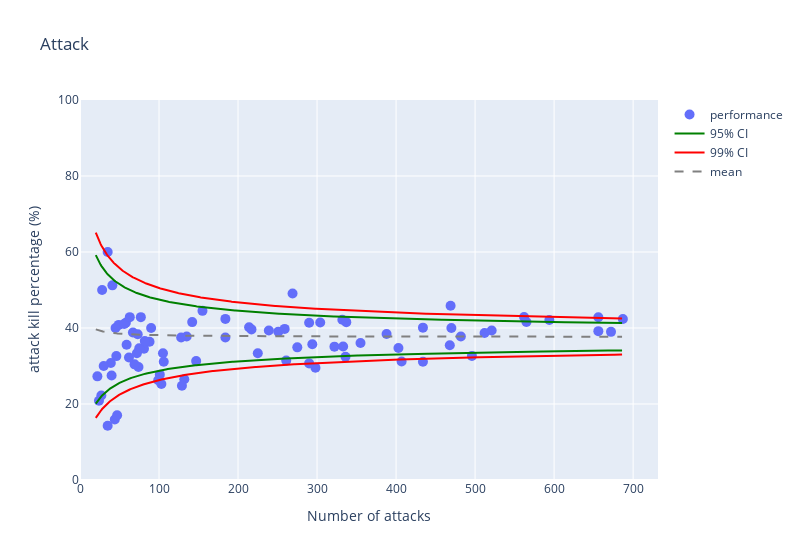

Notebook code cell kept with this figure:
### Code cell
funnel_atk = get_funnel_plot(
    atk_stats,
    "total",
    "Number of attacks",
    "kill",
    "attack kill percentage (%)",
    df_intervals_atk_wilson,
    "Attack",
)
funnel_atk.show()

### Figure 1 — Plotly figure (JSON) as saved in the notebook; plotly's stock layout.template omitted (floating-point values rounded to 4 significant figures; data arrays with more than 128 entries replaced by an {"elided": "..."} marker saying what was removed)
{"data": [{"hovertemplate": "<b>%{text}</b><br>Performance: %{y:.2f}% on %{x:.0f}", "marker": {"size": 10}, "mode": "markers", "name": "performance", "text": ["Alsmeier Lina", "Apinyapong Wilavan", "Aydin Ilkin", "Baladin Hande", "Bartsch-Hackley Michelle", "Blagojevic Jelena", "Bosetti Caterina", "Brens Prisilla Rivera", "Buijs Anne", "Bulaich Daniela", "Busa Bianka", "Chuewulim Sutadta", "Czyrnianska Martyna", "Daalderop Nika", "De La Cruz De Peña Bethania", "D'Odorico Sofia", "Duan Fang", "Ercan Seyma", "Fedorovtseva Arina", "Fedusio Monika", "Poll Jana Franziska", "Geerties Jennifer", "Gilson Helena", "Gorecka Zuzanna", "Guerra Anastasia", "Braga Guimaraes Gabriela", "Guilliams Jodie", "Hayashi Kotona", "Herbots Britt", "Hill Kimberly", "Howe Hilary", "Ishikawa Mayu", "Ishii Yuki", "Ismailoglu Meliha", "Jasper Marrit", "Kim Yeon Koung", "Koga Sarina", "Kosheleva Tatyana", "Larson Jordan", "Lazovic Katarina", "Lee Soyoung", "Leonida Kasaya", "Liu Xiaotong", "Liu Yanhan", "Livingston Caroline", "Li Yingying", "Lozo Sara", "Lukasik Martyna", "Martinez Brayelin Elizabeth", "Melli Giulia", "Mercy Moim", "Mihajlovic Brankica", "Milenkovic Bojana", "Mirosavljevic Jovana", "Mitrovic Andrea", "Montibeller Rosamaria", "Nilapa Chatsuda", "Nizetich Yamila", "Omoruyi Oghosasere Loveth", "Orthmann Hanna", "Park Jeongah", "Pereira Natalia", "Peña Isabel Yonkaira Paola", "Pietrini Elena", "Piva Rebecca", "Plummer Kathryn", "Pyo Seungju", "Robinson Kelsey", "Rodriguez Elina", "Rodrigues Fernanda", "Rozanski Olivia", "Senoglu Tugba", "Sittirak Onuma", "Smirnova  Kseniia", "Stigrot Lena", "Stysiak Magdalena", "Sylla Miryam", "Uzelac Aleksandra", "Van Gestel Celine", "Van Ryk Kiera", "Voronkova Irina", "Wilhite Parson Sarah", "Zhang Changning", "Zhu Ting"], "type": "scatter", "x": [332, 44, 35, 470, 482, 27, 155, 290, 403, 101, 77, 261, 46, 521, 468, 298, 106, 40, 562, 22, 59, 67, 47, 214, 184, 656, 105, 58, 565, 81, 333, 656, 147, 290, 74, 687, 672, 135, 434, 322, 294, 88, 132, 103, 24, 269, 336, 275, 388, 259, 75, 28, 73, 225, 355, 41, 35, 99, 128, 251, 434, 45, 337, 142, 39, 49, 129, 239, 69, 594, 30, 217, 496, 56, 82, 304, 62, 72, 407, 90, 512, 63, 469, 184], "y": [42.17, 15.91, 60.0, 40.0, 37.76, 22.22, 44.52, 41.38, 34.74, 27.72, 42.86, 31.42, 32.61, 39.35, 35.47, 29.53, 31.13, 27.5, 42.88, 27.27, 35.59, 38.81, 17.02, 40.19, 37.5, 42.84, 33.33, 41.38, 41.59, 34.57, 35.14, 39.18, 31.29, 30.69, 29.73, 42.36, 38.99, 37.78, 40.09, 35.09, 35.71, 36.36, 26.52, 25.24, 20.83, 49.07, 32.44, 34.91, 38.4, 39.77, 34.67, 50.0, 38.36, 33.33, 36.06, 51.22, 14.29, 26.26, 37.5, 39.04, 31.11, 40.0, 41.54, 41.55, 30.77, 40.82, 24.81, 39.33, 30.43, 42.09, 30.0, 39.63, 32.66, 41.07, 36.59, 41.45, 32.26, 33.33, 31.2, 40.0, 38.67, 42.86, 45.84, 42.39]}, {"hoverinfo": "skip", "marker": {"color": "green"}, "mode": "lines", "name": "95% CI", "type": "scatter", "x": {"elided": "667 int values"}, "y": {"elided": "667 float values"}}, {"hoverinfo": "skip", "marker": {"color": "green"}, "mode": "lines", "showlegend": false, "type": "scatter", "x": {"elided": "667 int values"}, "y": {"elided": "667 float values"}}, {"hoverinfo": "skip", "marker": {"color": "red"}, "mode": "lines", "name": "99% CI", "type": "scatter", "x": {"elided": "667 int values"}, "y": {"elided": "667 float values"}}, {"hoverinfo": "skip", "marker": {"color": "red"}, "mode": "lines", "showlegend": false, "type": "scatter", "x": {"elided": "667 int values"}, "y": {"elided": "667 float values"}}, {"hoverinfo": "skip", "line": {"dash": "dash"}, "marker": {"color": "gray"}, "mode": "lines", "name": "mean", "type": "scatter", "x": {"elided": "667 int values"}, "y": {"elided": "667 float values"}}], "layout": {"title": {"text": "Attack"}, "width": 800, "xaxis": {"rangemode": "nonnegative", "title": {"text": "Number of attacks"}}, "yaxis": {"range": [0, 100], "title": {"text": "attack kill percentage (%)"}}}}
